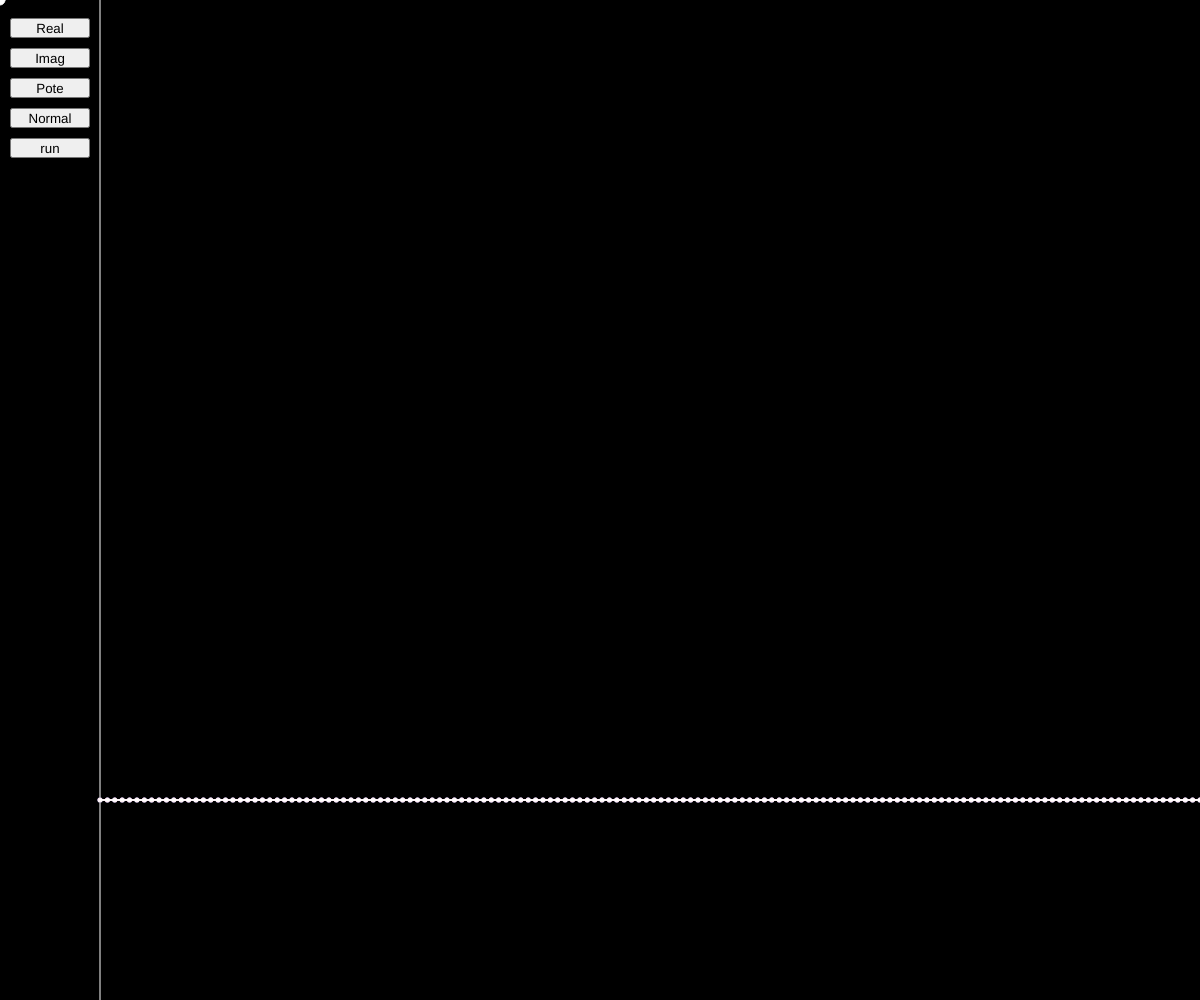
Frame 1 (no input)
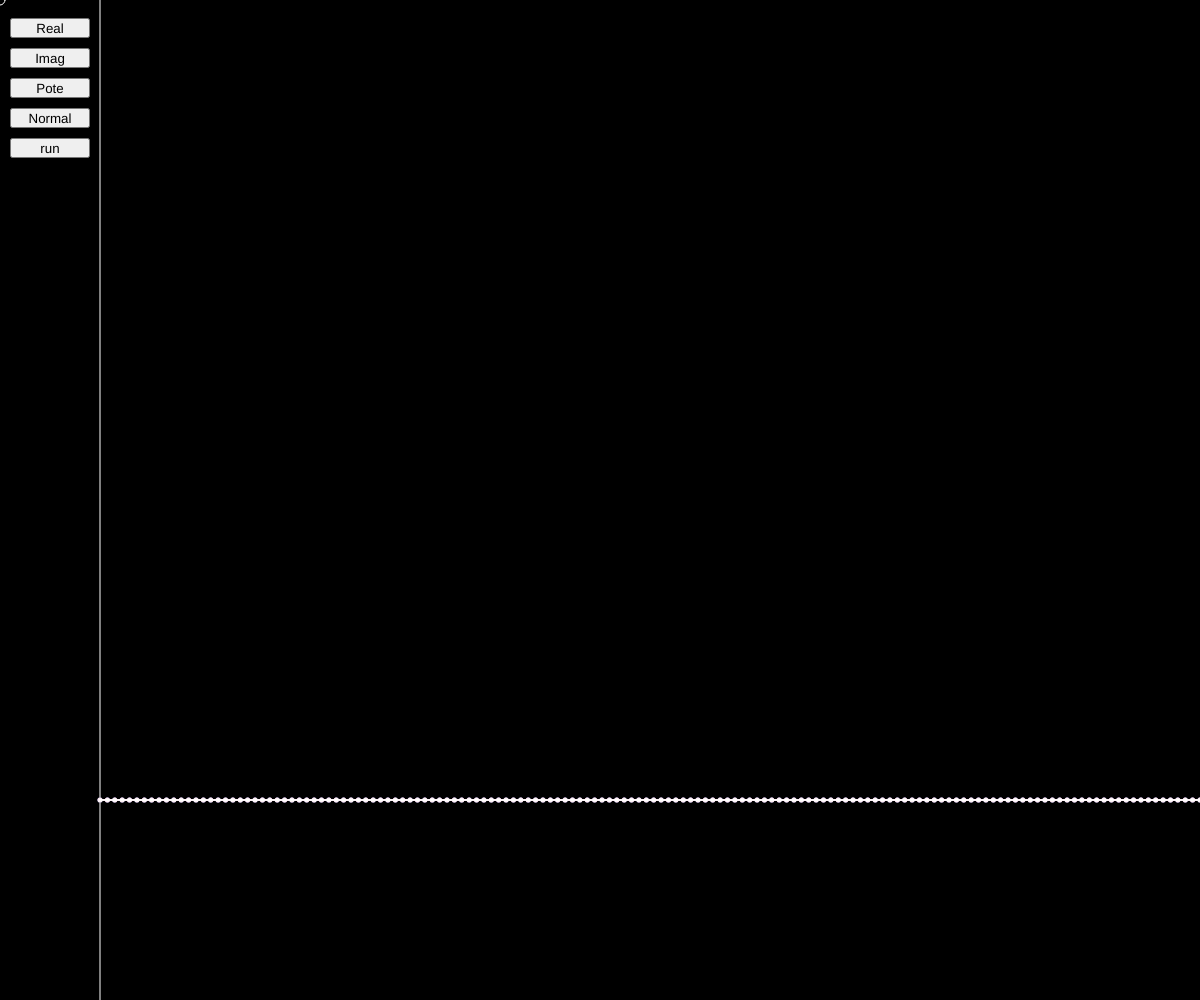
Frame 60 (no input)
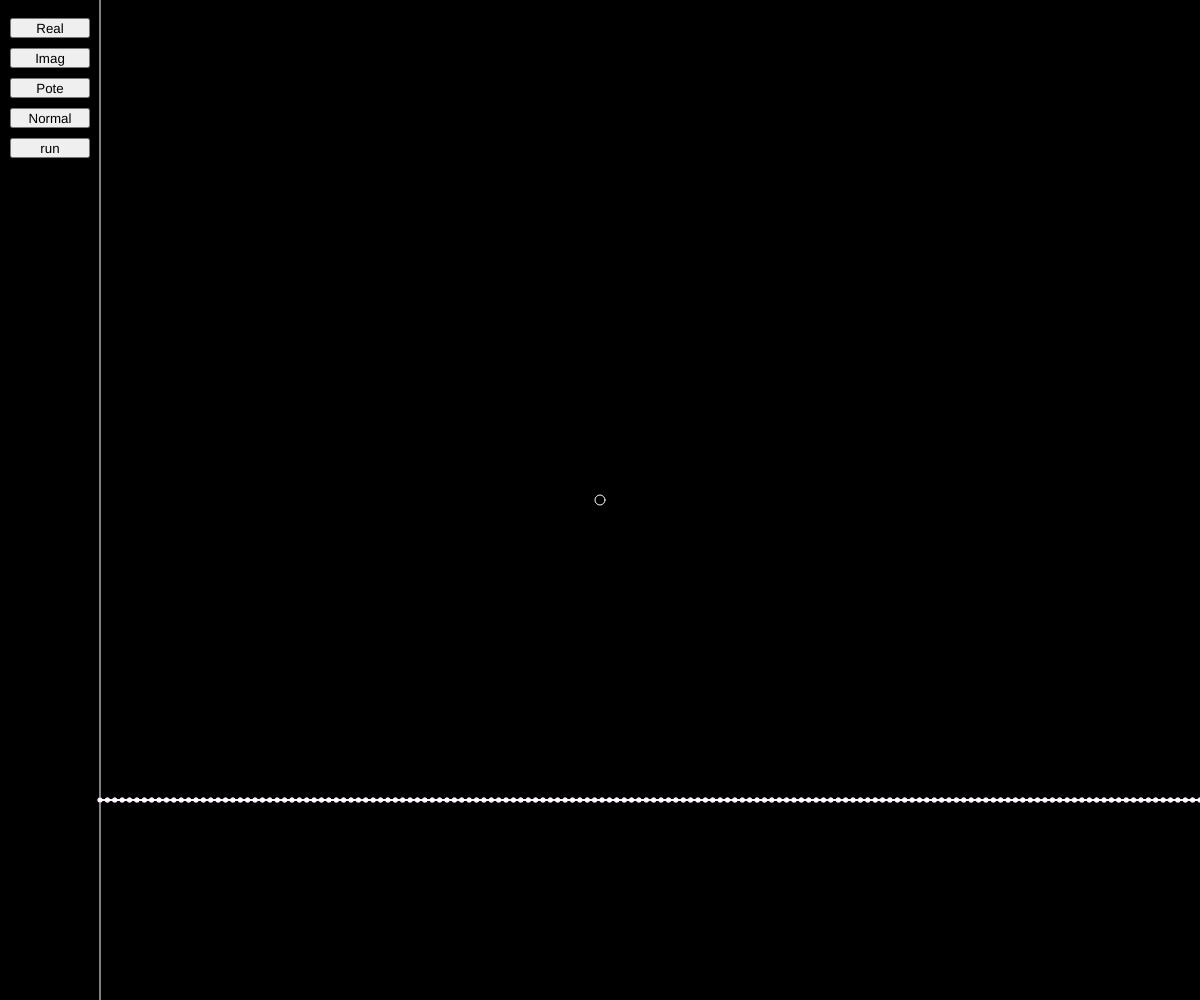
Frame 120 (the mouse pressed at the canvas centre since frame 60)

The p5.js sketch that drew these frames (run headless with seeded random() and noise() and a simulated clock; from frame 60 on, the mouse is pressed at the canvas centre):

// p5.js sketch
// ── sketch.js
let refx, refy;
let realWave, imagWave, poteWave, probWave;
let mode = 'R';
let run  = false;

let hbar = 1;
let m    = 1;
let dt   = 0.1;
let potScale = 0.001;
let hScale = 1;

let realButton, imagButton, poteButton, normalButton, resetButton, runButton;

let cWhite = '#ffffffee';
let cRed   = '#ea2a64ee';
let cBlue  = '#0f6ce9ee';
let cGreen = '#3be999ee';
let cYell  = '#f7f138ee';

function setup(){
    createCanvas(windowWidth,windowHeight);
    frameRate(60);
    initButton();

    refx = 100;
    refy = windowHeight - 200;

    let N = 150;
    realWave = new LineElement(refx, refy, windowWidth, N, cBlue);
    imagWave = new LineElement(refx, refy, windowWidth, N, cRed);
    probWave = new LineElement(refx, refy, windowWidth, N, cWhite);
    poteWave = new LineElement(refx, refy, windowWidth, N, cGreen);
}

function draw(){
    background(0);
    stroke(255);
    strokeWeight(1);
    line(refx, 0, refx, windowHeight);
    line(refx, refy, windowWidth, refy);
    circle(mouseX, mouseY, 10);

    poteWave.displayPoint();
    poteWave.displayLine();
    realWave.displayPoint();
    realWave.displayLine();
    imagWave.displayPoint();
    imagWave.displayLine();
    probWave.displayPoint();
    probWave.displayLine();

    if(run){
        for (let i = 0; i < 100; i++)
            evolve(realWave, imagWave, poteWave);
    }
}

function setReal(){ mode = 'R'; }
function setImag(){ mode = 'I'; }
function setPote(){ mode = 'P'; }
function doNormalize(){ normalize(realWave, imagWave, probWave); }
function toggleRun(){   run = !run; }

function initButton(){
    realButton = createButton('Real');
    realButton.position(10, 18).size(80,20);
    realButton.mousePressed(setReal);

    imagButton = createButton('Imag');
    imagButton.position(10, 48).size(80,20);
    imagButton.mousePressed(setImag);

    poteButton = createButton('Pote');
    poteButton.position(10, 78).size(80,20);
    poteButton.mousePressed(setPote);

    normalButton = createButton('Normal');
    normalButton.position(10, 108).size(80,20);
    normalButton.mousePressed(doNormalize);

    runButton = createButton('run');
    runButton.position(10, 138).size(80,20);
    runButton.mousePressed(toggleRun);
}

function edit(mod, px, py, rx){
    let obj;
    if      (mod == 'R') obj = realWave;
    else if (mod == 'I') obj = imagWave;
    else if (mod == 'P') obj = poteWave;
    let id = round((px - rx)/obj.h);
    obj.update(id, (refy - py)/100);
}

function mouseDragged(){
    edit(mode, mouseX, mouseY, refx);
}

function integrateProb(lProb){
    let area = 0;
    let N = lProb.N;
    for (let i = 0; i < N-1; i++){
        area += (lProb.ys[i] + lProb.ys[i+1])
    }
    return area*lProb.h/100/2
}

function updateProb(lRe, lIm, lProb){
    let N = lProb.N;
    for (let i = 0; i < N; i++){
        let re = lRe.ys[i];
        let im = lIm.ys[i];
        let prob = re*re + im*im;
        lProb.ys[i] = prob;
    }
}

function normalize(lRe, lIm, lProb){
    updateProb(realWave, imagWave, probWave);
    let factor = sqrt(integrateProb(lProb));
    lRe.normalize(factor);
    lIm.normalize(factor);
    updateProb(realWave, imagWave, probWave);
}

function evolve(lRe, lIm, lpot){
    let N = lRe.N;
    let dRe = [];
    let dIm = [];
    // for (let i = 0; i < N; i++){
    for (let i = 1; i < N-1; i++){
        dIm[i] =   hbar/2/m*lRe.D2(i) - lpot.ys[i]*potScale*lRe.ys[i]/hbar;
        dRe[i] = - hbar/2/m*lIm.D2(i) + lpot.ys[i]*potScale*lIm.ys[i]/hbar;
    }
    // for (let i = 0; i < N; i++){
    for (let i = 1; i < N-1; i++){
        lRe.ys[i] += dRe[i]*dt;
        lIm.ys[i] += dIm[i]*dt;
    }
    doNormalize();
}

class LineElement {

    constructor(x0,y0,xm,N,col){
        this.x0 = x0;
        this.y0 = y0;
        this.xm = xm;
        // this.ym = ym;
        this.N  = N;

        this.xs = [];
        this.ys = [];
        this.h  = -1;
        this.pointR = 5;

        this.c = color(col);
        this.initxy();
    }

    D2(i){
        let h = this.h * hScale;
        if (i == 0 ) return (this.ys[i+2] - 2*this.ys[i+1] + this.ys[i])/h/h;
        if (i == this.N-1 ) return (this.ys[i-2] - 2*this.ys[i-1] + this.ys[i])/h/h;
        return (this.ys[i+1] - 2*this.ys[i] + this.ys[i-1])/h/h;
    }

    initxy(){
        // this.h = (this.xm - this.x0)/(this.N-1);
        this.h = (this.xm - this.x0)/(this.N-1);
        for (let i = 0; i < this.N; i++){
            this.xs[i] = this.h*i;
            this.ys[i] = 0;
        }
    }

    update(id, yval){
        this.ys[id] = yval;
    }

    normalize(factor){
        for (let i = 0; i < this.N; i++){
            this.ys[i] /= factor;
        }
    }

    displayPoint(){
        noStroke();
        fill(this.c);
        for (let i = 0; i < this.N; i++){
            circle(this.x0 + this.xs[i], this.y0 - this.ys[i]*100, this.pointR);
            // text(this.D2(i), this.x0 + this.xs[i], this.y0 - this.ys[i]*100);
        }
    }

    displayLine(){
        noFill();
        stroke(this.c);
        strokeWeight(2);
        beginShape();
        for (let i = 0; i < this.N; i++){
            vertex(this.x0 + this.xs[i], this.y0 - this.ys[i]*100);
        }
        endShape();
    }

}
